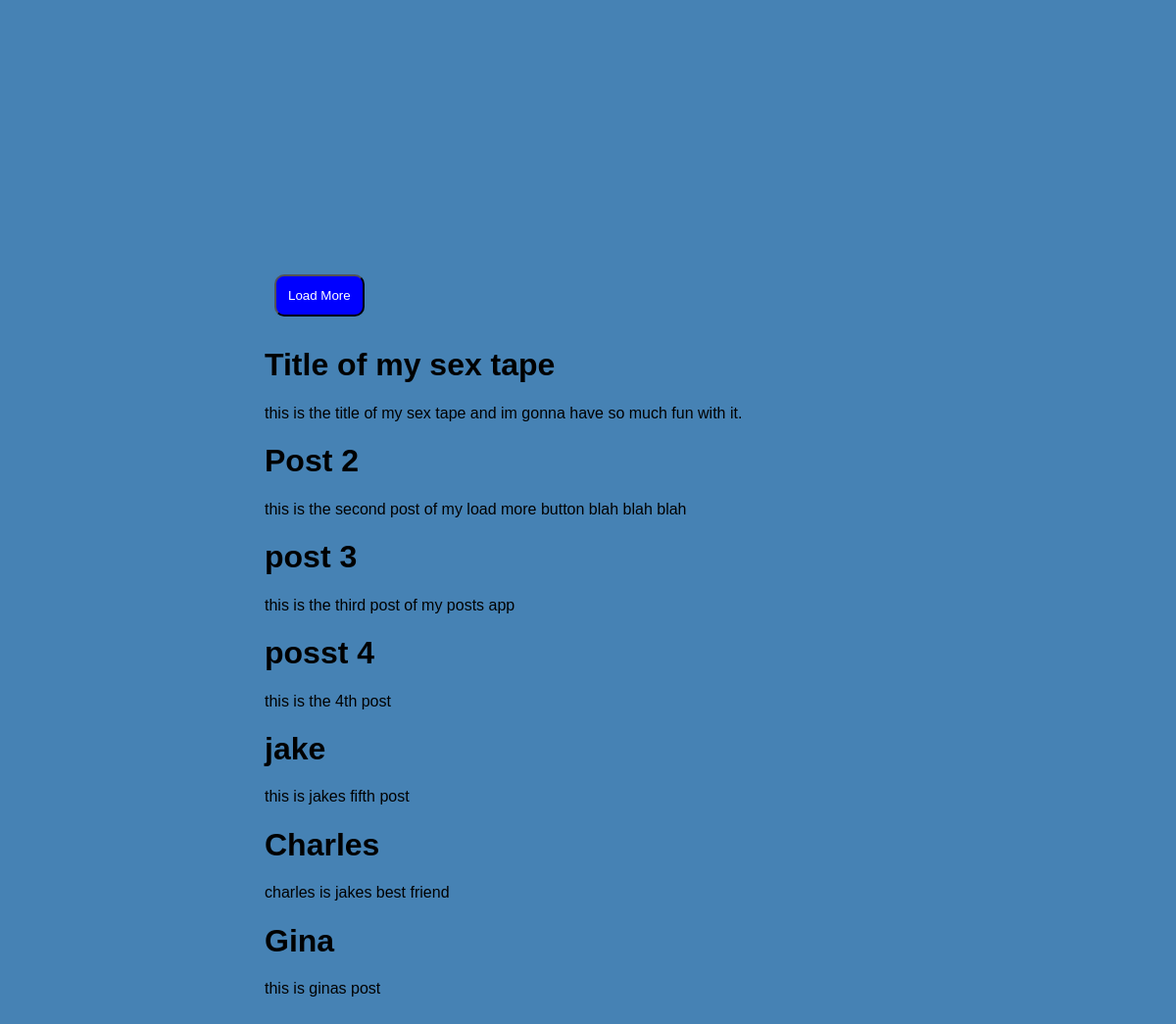
The page / on the database its author committed.
### posts/models.py (models this page shows, shortened)
class Post(models.Model):
    title = models.CharField(max_length=200)
    body = models.TextField()
    liked = models.ManyToManyField(User, default=None, blank=True, related_name='liked')
    updated = models.DateTimeField(auto_now=True)
    created = models.DateTimeField(auto_now_add=True)
    author = models.ForeignKey(User, on_delete=models.CASCADE, related_name='author')

### posts/views.py (the view)
# urls.py: path('', post_view, name='post-list'),
def post_view(request):
    qs = Post.objects.all()
    user = request.user
    context = {
        'qs': qs,
        'user': user,
    }
    return render(request, 'posts/main.html', context)

### posts/templates/posts/main.html (shortened to what this page needs)
{% extends 'posts/base.html' %}
{% load static %}
{% block content %}
<div id="loading-box">
    <button class="btn btn-primary" id="load-btn">Load More</button>
</div>
{% for obj in qs %}
<h1>{{ obj.title }}</h1>
<p>{{ obj.body }}</p>
{% endfor %}
{% endblock %}

### posts/templates/posts/base.html (shortened to what this page needs)
<!DOCTYPE html>
{% load static %}
<html lang="en">
<head>
    <link rel="stylesheet" href="{% static 'styles.css' %}">
</head>
<body>
    <div class="ui container">
        {% block content %}{% endblock %}
</body>
</html>

### posts/static/styles.css (style rules this page uses)
body { background: steelblue; color: black; margin: 20vw; padding: 30px; font-family: sans-serif; }
button { border-radius: 10px; margin: 10px; padding: 12px; background: blue; color: white; }

### rows shown on the page
Post: title "Title of my sex tape", body "this is the title of my sex tape and im gonna have so much fun with it."
Post: title "Post 2", body "this is the second post of my load more button blah blah blah"
Post: title "post 3", body "this is the third post of my posts app"
Post: title "posst 4", body "this is the 4th post"
Post: title "jake", body "this is jakes fifth post"
Post: title "Charles", body "charles is jakes best friend"
Post: title "Gina", body "this is ginas post"
